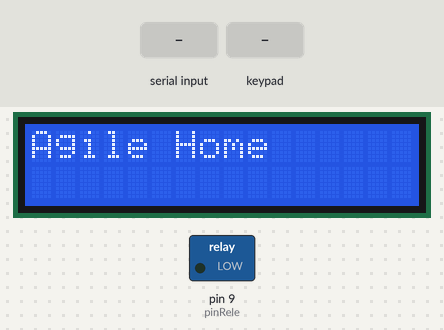
The sketch below on a simulated Arduino Mega 2560, built with avr-gcc and run on an emulated ATmega2560. On the bench: 16×2 character LCD, switched loads named in the sketch (green lamp = pin HIGH). The inputs (shaded band) are chosen by the test bench. What the sketch prints to the serial monitor is not drawn.

Above: at 1.2 s.
1.3 s: "L" received over Serial
At 2.5 s:
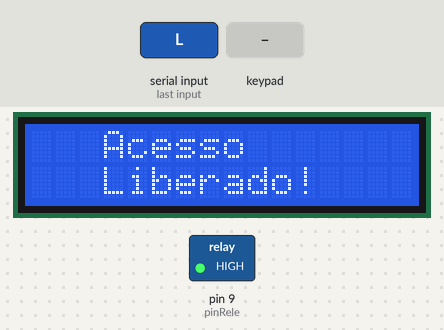
At 3.9 s:
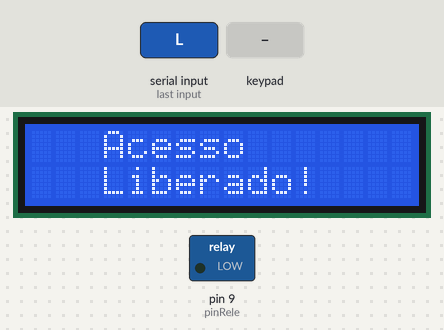
4.3 s: keypad keys 2 3 4 5 # pressed 0.4 s apart
Timing chart, 0 to 7.3 s (numbered marks = the images above; inputs shaded):
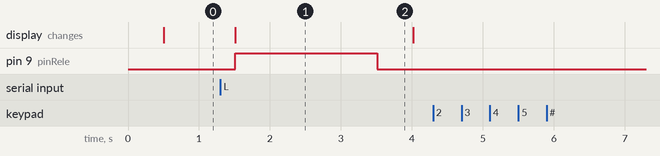

The sketch:

usb_node.ino
```cpp
#include <Keypad.h>
#include <LiquidCrystal.h>
LiquidCrystal lcd(31, 30, 25, 24, 23, 22);

const byte keypad_rows = 4; //Número de linhas do teclado
const byte keypad_cols = 3; //Número de colunas do teclado

char keys[keypad_rows][keypad_cols] = {
  {'1','2','3'},
  {'4','5','6'},
  {'7','8','9'},
  {'*','0','#'}
}; //Matriz de teclas

byte rowPins[keypad_rows] = {2,3,4,5}; //Pinos digitais das linhas
byte colPins[keypad_cols] = {6,7,8}; //Pinos digitais das colunas

Keypad keypad = Keypad(makeKeymap(keys),rowPins,colPins,keypad_rows,keypad_cols); //Cria o mapa do teclado para o Arduino

const byte pinRele = 9; //Pino do LED verde

char key; //Armazena um byte lido do teclado
String input_password = ""; //Armazena a senha do usuário
char incoming_data = 0; //Armazena dados recebidos do NodeJS

//Definindo o tempo para executar cada função
#define Delay_receive 500
#define Delay_send 100

//Variaveis para calcular o tempo desde a última execução
int Tempo_receive = 0;
int Tempo_send = 0;

//Funções
void receive();
void send();


void setup()
{
  Serial.begin(9600);
  pinMode(pinRele, OUTPUT);
  lcd.begin(16, 2);
  lcd.clear();
}

void loop()
{
    if(millis() - Tempo_send >=Delay_send)
      {
        send();
        Tempo_send=millis();
      }
      if(millis() - Tempo_receive >=Delay_receive)
      {
        receive();
        Tempo_receive=millis();
      }
}

void receive(){
  lcd.clear();
  lcd.print("Agile Home");
  incoming_data = 0;
  if(Serial.available()) //Se há dados para serem lidos no barramento USB
  {
    incoming_data = (char)Serial.read(); //Armazena o byte lido do Serial como 'char'
    if(incoming_data == 'L'){
      digitalWrite(pinRele, HIGH);
      lcd.clear();
      lcd.setCursor(3, 0);
      lcd.print("Acesso");
      lcd.setCursor(3, 1);
      lcd.print("Liberado!");
      delay(2000);
      digitalWrite(pinRele, LOW);
      //Liberar Porta
    }
    Serial.flush(); //Limpa o buffer de dados do barramento Serial
  }
}

void send(){
  input_password = "";
  key = keypad.getKey(); //Lê do teclado
  if(key){
         while(true){
            if((key != NO_KEY) && (key != '*') && (key != '#')) //Verifica se é um número
            {
              input_password += key; //Concatena com a string da senha
            }
            else
            {
              if(key == '*') //Tecla de correção, apaga toda a senha digitada
                input_password = "";
              else
                if(key == '#'){
                     key=EOF;
                      Serial.println(input_password);
                     return false;
                  } //Tecla confirma, envia os dados para o Serial, onde o Node faz a leitura
          }
          key = keypad.getKey(); //Lê do teclado
      }
    }
}
```

Measured:
- after the input at 1.3 s, pin 9 (pinRele): LOW → HIGH after 0.21 s, → LOW 2.0 s later; the display: changes after 0.21 s (image 1)
- after the input at 4.3 s, every drawn part: stays the same
- what the display in image 1 shows lasts 2.5 s, from 1.5 s to 4.0 s
